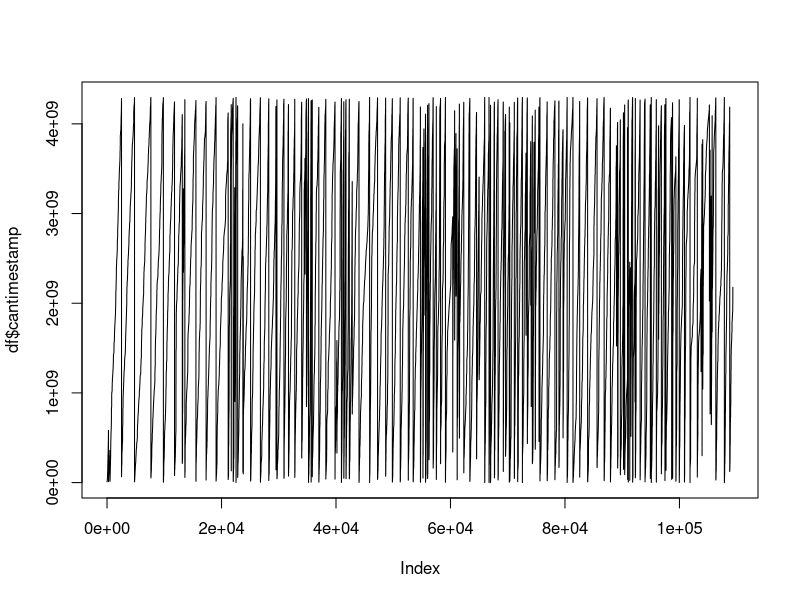
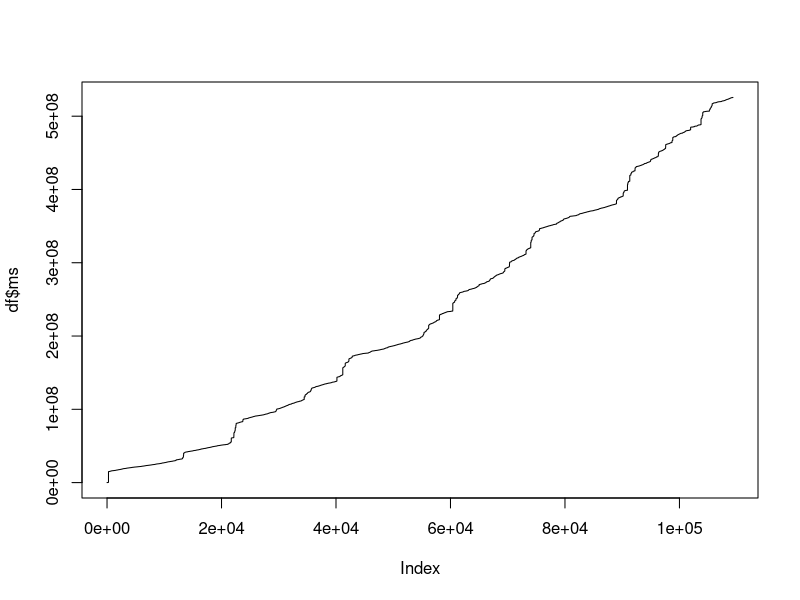
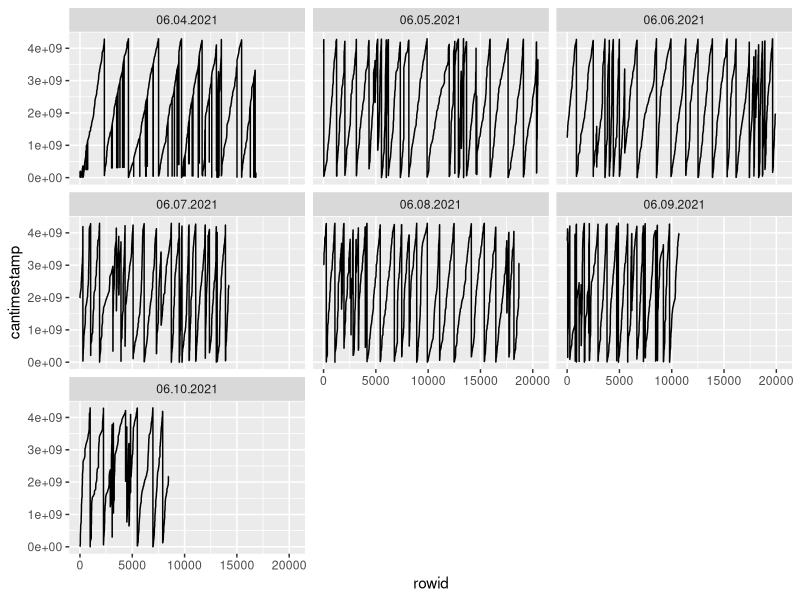

The R source for these figures, in order: (Note: this script raises an error after producing the figures.)
## ---- chunk 1
library(tidyverse)

## ---- chunk 2
df1 <- read_csv2("raw_data/Tracking/rawdata20210604.csv")
df2 <- read_csv2("raw_data/Tracking/rawdata20210605.csv")
df3 <- read_csv2("raw_data/Tracking/rawdata20210606.csv")
df4 <- read_csv2("raw_data/Tracking/rawdata20210607.csv")
df5 <- read_csv2("raw_data/Tracking/rawdata20210608.csv")
df6 <- read_csv2("raw_data/Tracking/rawdata20210609.csv")
df7 <- read_csv2("raw_data/Tracking/rawdata20210610.csv")
## ---- chunk 3
df <- rbind(df1, df2, df3, df4, df5, df6, df7)

df$data <- as.character(df$data)

df
## ---- chunk 4
df$date <- format(as.POSIXct(df$datetimestamp,format="%d.%m.%Y %H:%M:%S:%OS"),"%m.%d.%Y")
  
df$time <- sub("^\\S+\\s+", '', df$datetimestamp)

xx <- strsplit(df$time, split=":")

#xx
xxx <- matrix(unlist(xx), ncol = 4, byrow = TRUE)
#xxx[,1]
#xxx[,2]
#xxx[,3]
#as.numeric(xxx[,4])

df$ms<-
  (3600000 * as.numeric(xxx[,1])) +
(60000 * as.numeric(xxx[,2])) +
(1000 * as.numeric(xxx[,3])) +
(1 * as.numeric(xxx[,4]))
## ---- chunk 5
day_1 <- df %>% filter(date == "06.04.2021")

  day_1$ms <- as.numeric(unlist(day_1$ms)) - 40089792

day_2 <- df %>% filter(date == "06.05.2021")

  day_2$ms <- (as.numeric(unlist(day_2$ms)) + (8.64e+7 * 1)) - 40089792

day_3 <- df %>% filter(date == "06.06.2021")

  day_3$ms <- (as.numeric(unlist(day_3$ms)) + (8.64e+7 * 2)) - 40089792

day_4 <- df %>% filter(date == "06.07.2021")

  day_4$ms <- (as.numeric(unlist(day_4$ms)) + (8.64e+7 * 3)) - 40089792

day_5 <- df %>% filter(date == "06.08.2021")

  day_5$ms <- (as.numeric(unlist(day_5$ms)) + (8.64e+7 * 4)) - 40089792
  
day_6 <- df %>% filter(date == "06.09.2021")

  day_6$ms <- (as.numeric(unlist(day_6$ms)) + (8.64e+7 * 5)) - 40089792

day_7 <- df %>% filter(date == "06.10.2021")

  day_7$ms <- (as.numeric(unlist(day_7$ms)) + (8.64e+7 * 6)) - 40089792

df <- rbind(day_1, day_2, day_3, day_4, day_5, day_6, day_7)

df$ms <- as.character(df$ms)

as.data.frame(df[37200:37300, ])
## ---- chunk 6
plot(df$cantimestamp, type = "l")
plot(df$ms, type = "l")

## ---- chunk 7
head(df)
df %>% 
  group_by(date) %>%
  arrange(ms) %>%
  mutate(rowid=row_number()) %>%
  ggplot(., aes(x=rowid, y=cantimestamp)) +
  geom_line() +
  facet_wrap(~date)
## ---- chunk 8
which(lead(df$cantimestamp)<df$cantimestamp) + 1 

drops <- df$ms[which(lead(df$cantimestamp)<df$cantimestamp) + 1 ]

drops <- as.data.frame(as.numeric(drops))
colnames(drops) <- c("delta_drops")

drops <- tail(drops, -1) - head(drops, -1)

drops
## ---- chunk 9
tube_errors <- function(df, pair1=c(1,2), pair2=c(3,4)){
  
  ids <- c(pair1,pair2)
  codes <- c("3","19", "17", "9")
  
  x <- codes[match(df$deviceid, ids)]
  
  row.inds <-
    c(intersect(which(x == "3"),which(lead(x) == "19" | lag(x) == "19")),
      intersect(which(x == "17"),which(lead(x) == "9" | lag(x) == "9"))
       )
  
  df$error <- FALSE
  df[row.inds,"error"]<-TRUE
  
  return(df)
  }

df <- as.data.frame(tube_errors(df, pair1 = c(3,19), pair2 = c(17,9)))

filter(df, error==TRUE)

## ---- chunk 10
df$row <- 1:nrow(df)


# 
# Match <- function(row) {
#   subset(df, deviceid == row$deviceid & 
#                 antennaID == row$antennaID &
#                 ms > row$ms &
#                 is.na(data))[1, "ms"]
# }
# 
# 
# 
# 
# f <- function(x) df[c(sapply(1:nrow(x), function(i) c(x$ms[i], Match(x[i, ])))), ]
# lapply(split(df, df$data), f)

ddf <- df[1:100,c('ms','deviceid','antennaID','data')]
colnames(ddf)<- c('time', 'device', 'antenna',   'ID')

ddf$time <- as.integer(ddf$time)

head(ddf)

Match <- function(row) {
  subset(df, device == row$device & 
                antenna == row$antenna &
                time > row$time &
                is.na(ID))[1, "time"]
}

f <- function(x) ddf[c(sapply(1:nrow(x), function(i) c(x$time[i], Match(x[i, ])))), ]


lapply(split(ddf, ddf$ID), f)


